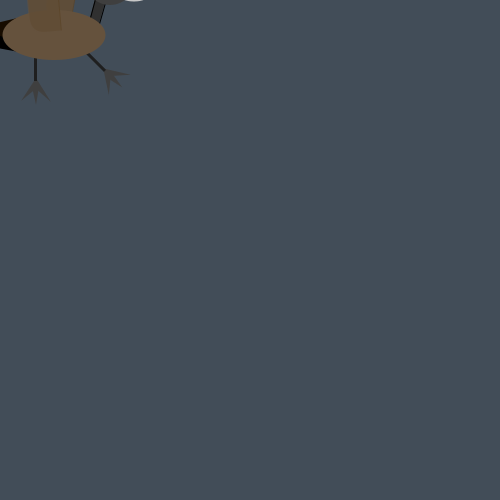
Frame 1 (no input)
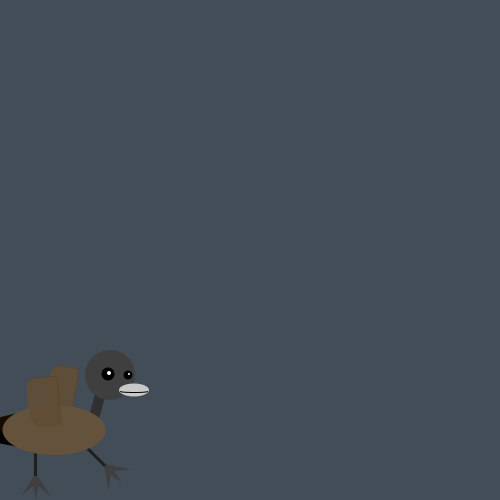
Frame 60 (the mouse pressed at the canvas centre just before this capture)
Frame 120 (the mouse held since frame 60 and released just before this capture): identical to frame 60, image omitted

The Processing sketch that drew these frames (run headless with seeded random() and noise(); from frame 60 on, the mouse is pressed at the canvas centre):

// Processing sketch: P5_Nguyen
// ── P5_Nguyen.pde
float x = 54; // centered at 90
float y = height-55; // centered at 116
float bodyBrightness = 101;
float smallEyeSize = 9;
float smallPupilSize = 2;
float largeEyeSize = 13;
float largePupilSize = 4;
boolean gooseHonking = false;
int frame = 1;
int numFrames = 16;
float rb = 10;
float rf = -5;
boolean step = false;
boolean reflect = false;

void setup() {
  size(500, 500);
}

void draw() {
  background(66, 77, 88);

  //neck
  fill(48);
  quad(x+34, y-20, x+46, y-65, x+52, y-46, x+42, y-11);

  //head
  noStroke();
  fill(63);
  ellipse(x+56, y-65, 50, 50);

  //eyes
  fill(0);
  ellipse(x+74, y-65, smallEyeSize, smallEyeSize);
  ellipse(x+54, y-66, largeEyeSize, largeEyeSize);
  fill(255);
  ellipse(x+75, y-66, smallPupilSize, smallPupilSize);
  ellipse(x+55, y-67, largePupilSize, largePupilSize);

  //backwing
  colorMode(HSB);
  rectMode(CENTER);
  pushMatrix();
  translate(x+28, y-6);
  rotate(radians(rb));
  fill(23, 142, 91, 200);
  rect(-27, -41, 27, 46, 10, 5, 0, 20);
  fill(23, 100, 101, 150);
  rect(-28, -40, 27, 46, 10, 5, 0, 20);
  popMatrix();
  colorMode(RGB);

  //tailfeathers
  fill(0);
  triangle(x-73, y-0, x-29, y-23, x-35, y+7);
  fill(23, 12, 0);
  triangle(x-74, y-18, x-16, y-32, x-49, y-7);

  //left foot
  noStroke();
  fill(63);
  pushMatrix();
  translate(x-20, y+5);
  rotate(radians(step ? -45:0));
  triangle(-2, 37, 5, 37, 2, 55);
  triangle(2, 28, 4, 37, -13, 51);
  triangle(2, 28, 0, 37, 17, 52);
  popMatrix();

  //right foot
  fill(63);
  pushMatrix();
  translate(x+28, y+5);
  rotate(radians(step ? 0:-45));
  triangle(-2, 37, 5, 37, 2, 55);
  triangle(2, 28, 4, 37, -13, 51);
  triangle(2, 28, 0, 37, 17, 52);
  popMatrix();

  //legs
  fill(31);
  rectMode(CORNER);
  pushMatrix();
  translate(x-20, y+5);
  rotate(radians(step ? -45:0));
  rect(0, 0, 3, 31); // left
  popMatrix();
  pushMatrix();
  translate(x+28, y+5);
  rotate(radians(step ? 0:-45));
  rect(0, 0, 3, 31); // right
  popMatrix();

  //body
  colorMode(HSB);
  fill(23, 100, bodyBrightness);
  ellipse(x+0, y-10, 103, 50);
  colorMode(RGB);

  //frontwing
  colorMode(HSB);
  rectMode(CENTER);
  pushMatrix();
  translate(x+25, y+4);
  rotate(radians(rf));
  fill(23, 142, 91, 200);
  rect(-31, -45, 31, 50, 10, 5, 0, 20);
  fill(23, 100, 101, 150);
  rect(-32, -44, 31, 50, 10, 5, 0, 20);
  popMatrix();
  colorMode(RGB);

  //beak
  fill(200);
  if (gooseHonking) {
    pushMatrix();
    translate(x+70, y-50);
    rotate(radians(15));
    arc(15, 0, 30, 13, 0, PI);
    popMatrix();
    pushMatrix();
    translate(x+70, y-50);
    rotate(radians(-15));
    arc(15, 0, 30, 13, PI, TWO_PI);
    popMatrix();
    pushMatrix();
    fill(255, 0, 0);
    translate(x-85, y-80);
    rotate(radians(45));
    textSize(70);
    text("HONK!", 0, 0);
    popMatrix();
  } else {
    ellipse(x+80, y-50, 30, 13);
    noFill();
    stroke(0);
    arc(x+80, y-49, 27, 2, 0, PI);
    fill(255);
    noStroke();
  }
  y = step ? height-55:height-60;
  if (frame == 1) {
    rb = 10;
    rf = -5;
  }
  if (frame == 2) {
    rb = 15;
    rf = -10;
  }
  if (frame == 3) {
    rb = 20;
    rf = -15;
  }
  if (frame == 4) {
    rb = 15;
    rf = -20;
  }
  if (frame == 5) {
    rb = 10;
    rf = -15;
  }
  if (frame == 6) {
    rb = 5;
    rf = -10;
  }
  if (frame == 7) {
    rb = 0;
    rf = -5;
  }
  if (frame == 8) {
    rb = -5;
    rf = 0;
  }
  if (frame == 9) {
    rb = -10;
    rf = 5;
  }
  if (frame == 10) {
    rb = -15;
    rf = 10;
  }
  if (frame == 11) {
    rb = -20;
    rf = 15;
  }
  if (frame == 12) {
    rb = -15;
    rf = 20;
  }
  if (frame == 13) {
    rb = -10;
    rf = 15;
  }
  if (frame == 14) {
    rb = -5;
    rf = 10;
  }
  if (frame == 15) {
    rb = 0;
    rf = 5;
  }
  if (frame == 16) {
    rb = 5;
    rf = 0;
  }
}

void keyPressed() {
  if (key == 'h' || key == 'H') {
    gooseHonking = !gooseHonking;
  }
  if (key == 'w' || key == 'W') {
    step = !step;
    x += 5;
    if (frame < numFrames) {
      frame++;
    } else {
      frame = 1;
    }
  }
}
